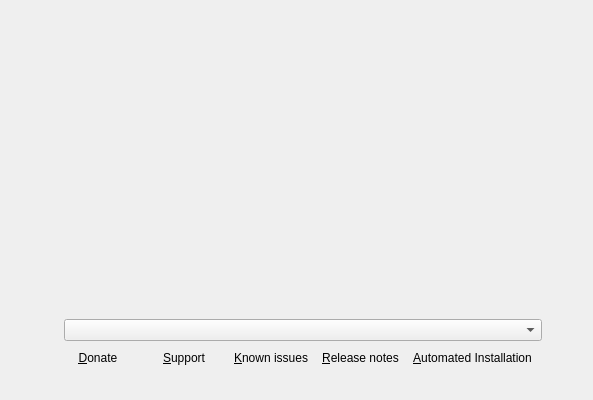
<?xml version="1.0" encoding="UTF-8"?>
<ui version="4.0">
 <author>
SPDX-FileCopyrightText: 2014 Teo Mrnjavac &lt;teo@kde.org&gt;
SPDX-License-Identifier: GPL-3.0-or-later
 </author>
 <class>WelcomePage</class>
 <widget class="QWidget" name="WelcomePage">
  <property name="geometry">
   <rect>
    <x>0</x>
    <y>0</y>
    <width>593</width>
    <height>400</height>
   </rect>
  </property>
  <property name="windowTitle">
   <string notr="true">Form</string>
  </property>
  <layout class="QHBoxLayout" name="horizontalLayout">
   <item>
    <layout class="QVBoxLayout" name="verticalLayout" stretch="0,0,0,0,0">
     <item>
      <spacer name="aboveTextSpacer">
       <property name="orientation">
        <enum>Qt::Vertical</enum>
       </property>
       <property name="sizeType">
        <enum>QSizePolicy::Fixed</enum>
       </property>
       <property name="sizeHint" stdset="0">
        <size>
         <width>20</width>
         <height>40</height>
        </size>
       </property>
      </spacer>
     </item>
     <item>
      <widget class="QLabel" name="mainText">
       <property name="sizePolicy">
        <sizepolicy hsizetype="Expanding" vsizetype="Preferred">
         <horstretch>3</horstretch>
         <verstretch>0</verstretch>
        </sizepolicy>
       </property>
       <property name="text">
        <string notr="true">&lt;Calamares welcome text&gt;</string>
       </property>
       <property name="alignment">
        <set>Qt::AlignCenter</set>
       </property>
       <property name="wordWrap">
        <bool>true</bool>
       </property>
      </widget>
     </item>
     <item>
      <layout class="QHBoxLayout" name="horizontalLayout_3" stretch="0,0,2,0">
       <item>
        <spacer name="horizontalSpacer_3">
         <property name="orientation">
          <enum>Qt::Horizontal</enum>
         </property>
         <property name="sizeType">
          <enum>QSizePolicy::Maximum</enum>
         </property>
         <property name="sizeHint" stdset="0">
          <size>
           <width>40</width>
           <height>20</height>
          </size>
         </property>
        </spacer>
       </item>
       <item>
        <widget class="QLabel" name="languageIcon">
         <property name="toolTip">
          <string>Select application and system language</string>
         </property>
         <property name="text">
          <string/>
         </property>
         <property name="pixmap">
          <pixmap resource="welcome.qrc">:/welcome/language-icon-48px.png</pixmap>
         </property>
        </widget>
       </item>
       <item>
        <widget class="QComboBox" name="languageWidget">
         <property name="sizePolicy">
          <sizepolicy hsizetype="Preferred" vsizetype="Fixed">
           <horstretch>2</horstretch>
           <verstretch>0</verstretch>
          </sizepolicy>
         </property>
         <property name="toolTip">
          <string>Select application and system language</string>
         </property>
        </widget>
       </item>
       <item>
        <spacer name="horizontalSpacer_4">
         <property name="orientation">
          <enum>Qt::Horizontal</enum>
         </property>
         <property name="sizeType">
          <enum>QSizePolicy::Maximum</enum>
         </property>
         <property name="sizeHint" stdset="0">
          <size>
           <width>40</width>
           <height>20</height>
          </size>
         </property>
        </spacer>
       </item>
      </layout>
     </item>
     <item>
      <layout class="QHBoxLayout" name="horizontalLayout_2">
       <item>
        <spacer name="horizontalSpacer">
         <property name="orientation">
          <enum>Qt::Horizontal</enum>
         </property>
         <property name="sizeHint" stdset="0">
          <size>
           <width>40</width>
           <height>20</height>
          </size>
         </property>
        </spacer>
       </item>
       <item>
        <layout class="QHBoxLayout" name="horizontalLayout_4">
         <item>
          <widget class="QPushButton" name="donateButton">
           <property name="toolTip">
            <string>Open donations website</string>
           </property>
           <property name="text">
            <string>&amp;Donate</string>
           </property>
           <property name="flat">
            <bool>true</bool>
           </property>
          </widget>
         </item>
         <item>
          <widget class="QPushButton" name="supportButton">
           <property name="toolTip">
            <string>Open help and support website</string>
           </property>
           <property name="text">
            <string>&amp;Support</string>
           </property>
           <property name="flat">
            <bool>true</bool>
           </property>
          </widget>
         </item>
         <item>
          <widget class="QPushButton" name="knownIssuesButton">
           <property name="toolTip">
            <string>Open issues and bug-tracking website</string>
           </property>
           <property name="text">
            <string>&amp;Known issues</string>
           </property>
           <property name="flat">
            <bool>true</bool>
           </property>
          </widget>
         </item>
         <item>
          <widget class="QPushButton" name="releaseNotesButton">
           <property name="toolTip">
            <string>Open release notes website</string>
           </property>
           <property name="text">
            <string>&amp;Release notes</string>
           </property>
           <property name="flat">
            <bool>true</bool>
           </property>
          </widget>
         </item>
         <item>
          <widget class="QPushButton" name="autoInstallButton">
           <property name="toolTip">
            <string>Start Automated Installation</string>
           </property>
           <property name="text">
            <string>&amp;Automated Installation</string>
           </property>
           <property name="flat">
            <bool>true</bool>
           </property>
          </widget>
         </item>
        </layout>
       </item>
       <item>
        <spacer name="horizontalSpacer_2">
         <property name="orientation">
          <enum>Qt::Horizontal</enum>
         </property>
         <property name="sizeHint" stdset="0">
          <size>
           <width>40</width>
           <height>20</height>
          </size>
         </property>
        </spacer>
       </item>
      </layout>
     </item>
     <item>
      <spacer name="verticalSpacer_4">
       <property name="orientation">
        <enum>Qt::Vertical</enum>
       </property>
       <property name="sizeType">
        <enum>QSizePolicy::Fixed</enum>
       </property>
       <property name="sizeHint" stdset="0">
        <size>
         <width>20</width>
         <height>20</height>
        </size>
       </property>
      </spacer>
     </item>
    </layout>
   </item>
  </layout>
 </widget>
 <resources>
  <include location="welcome.qrc"/>
 </resources>
 <connections/>
</ui>
